Frame 1 (no input): blank canvas, image omitted
Frame 60 (the mouse pressed at the canvas centre just before this capture): blank canvas, image omitted
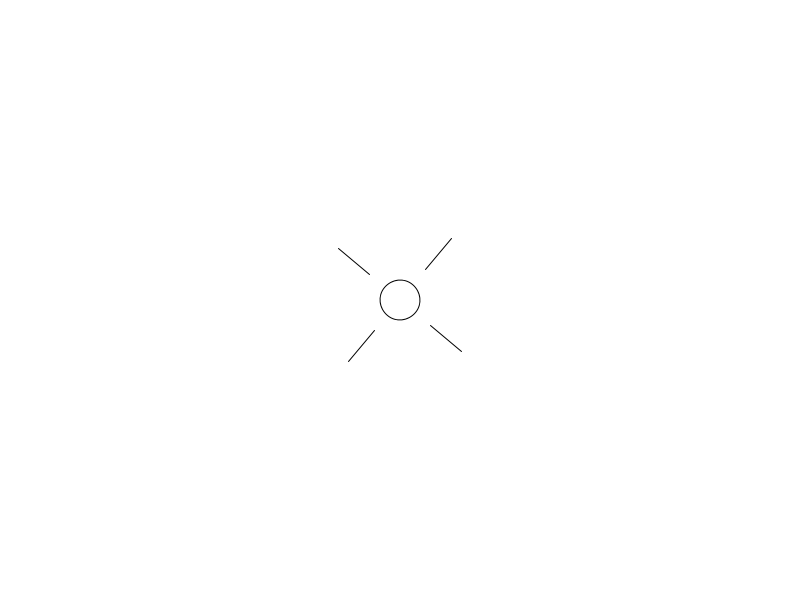
Frame 120 (the mouse held since frame 60 and released just before this capture)

The Processing sketch whose frames 1 and 60 were blank and that drew this single picture after the mouse press (run headless with seeded random() and noise(); from frame 60 on, the mouse is pressed at the canvas centre):

// Processing sketch: funcion_dibujaCruz_con_Dist
// ── funcion_dibujaCruz_con_Dist.pde
void setup() {
  size(800, 600);
}

void draw() {
  background(255);

  float distancia = dist(mouseX, mouseY, width/2, height/2);
  float distanciaMapped = map(distancia, 0, 500, 1, 0);
  dibujaCruz(width/2,height/2, distanciaMapped);


    //hacemos un doble for loop para dibujar "en grilla"
    //for (int i=0; i<10; i++) {
    //  for (int j=0; j<10; j++) {
    //    float distancia = dist(mouseX, mouseY, 100*i, 100*j);
    //    float distanciaMapped = map(distancia,0,1000, 1, 0);

    //    dibujaCruz(100*i, 100*j, distanciaMapped); //llamamos a nuestra funcion, y posicionamos cada unidad en su propio lugar
    //  }
    //}
}

void dibujaCruz(float centroX, float centroY, float dist) {
  pushMatrix();
  translate(centroX, centroY); 
  rotate(radians(mouseX)); 
  ellipse(0, 0, 40 * dist, 40 *dist); 
  line(0, -40*dist, 0, -80*dist); 
  line(40*dist, 0, 80*dist, 0); 
  line(0, 40*dist, 0, 80*dist); 
  line(-40*dist, 0, -80*dist, 0); 
  popMatrix();
}
